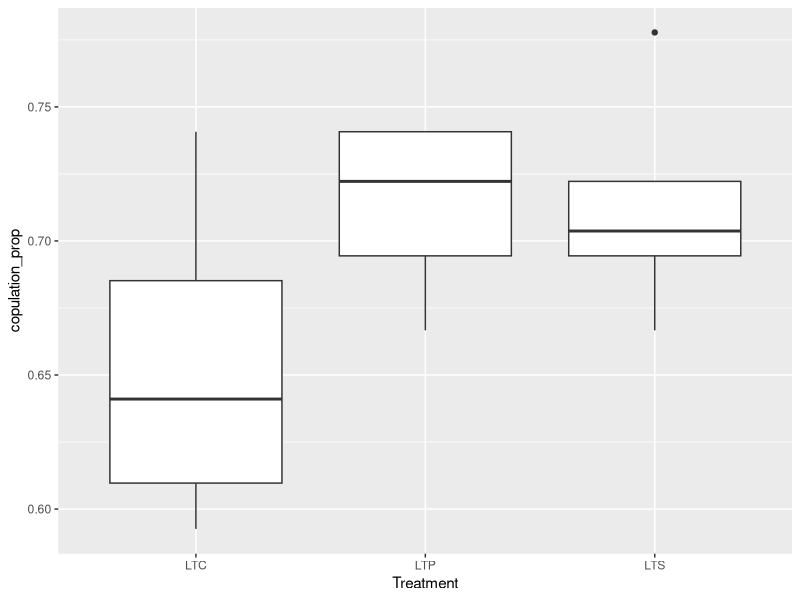
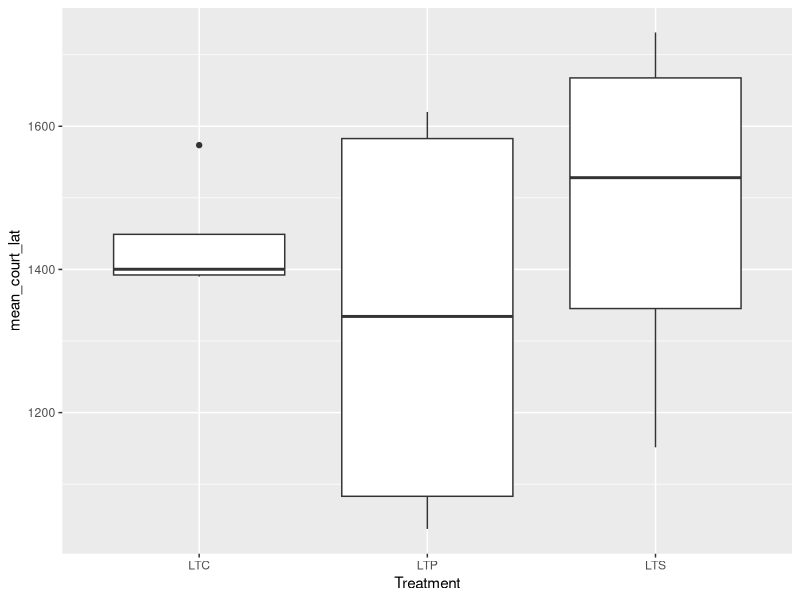
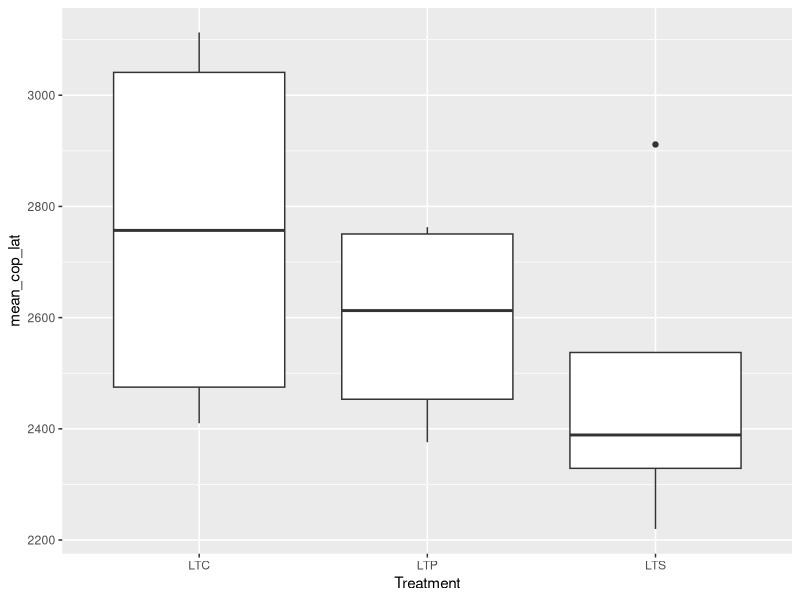
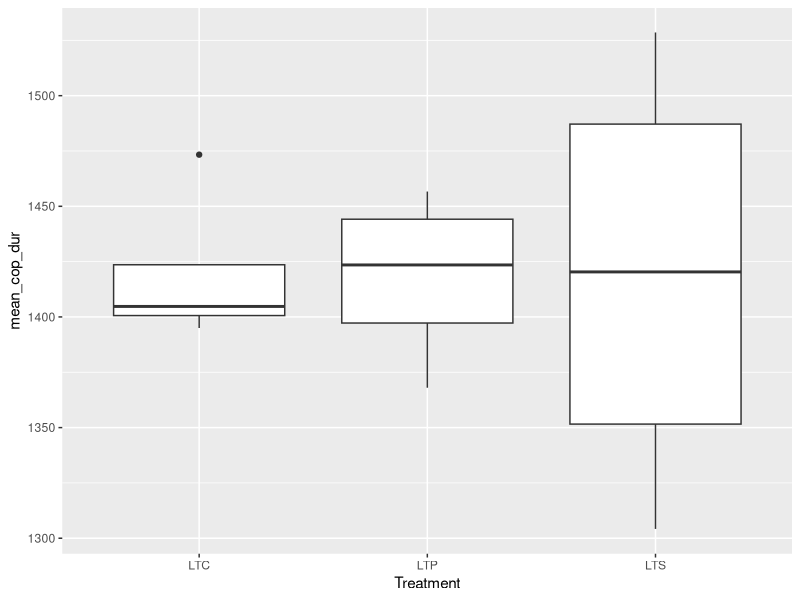
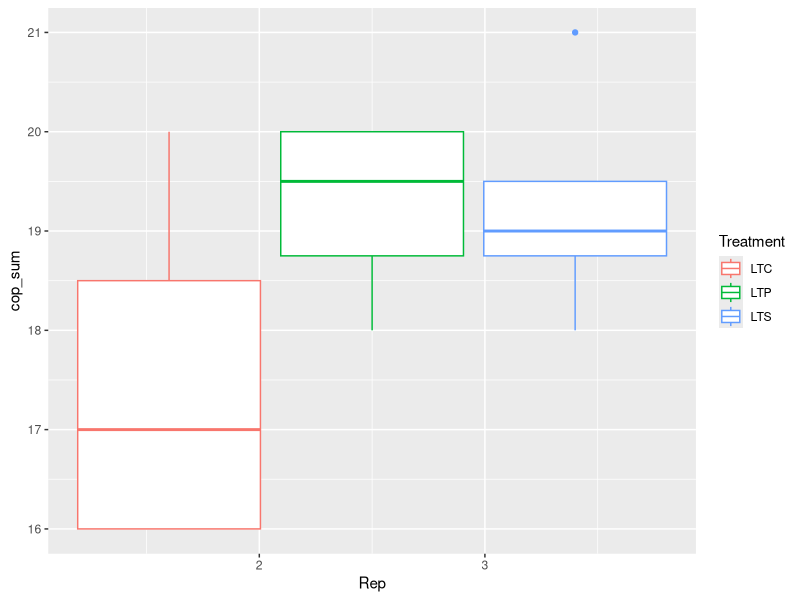
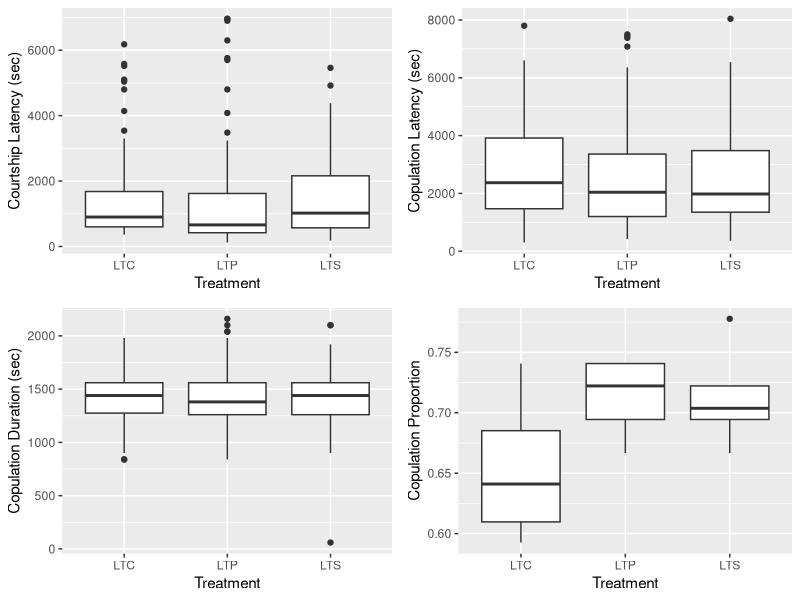
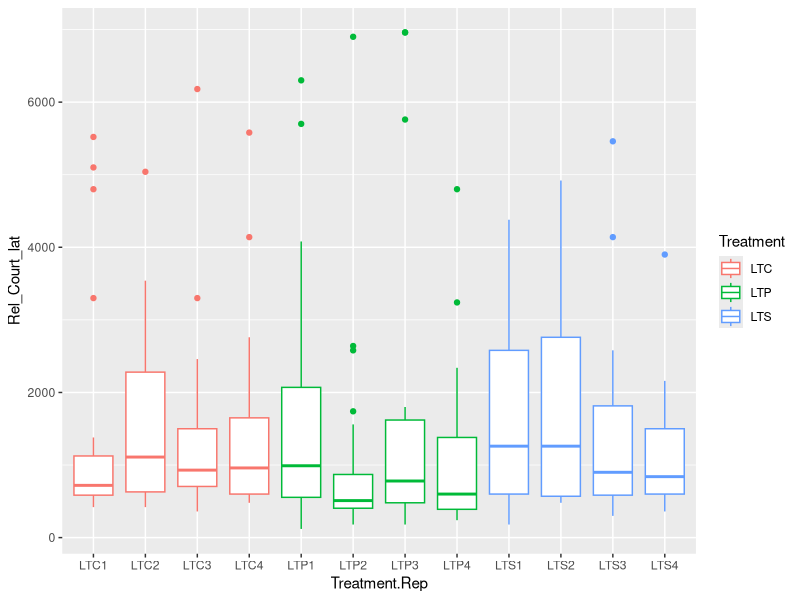
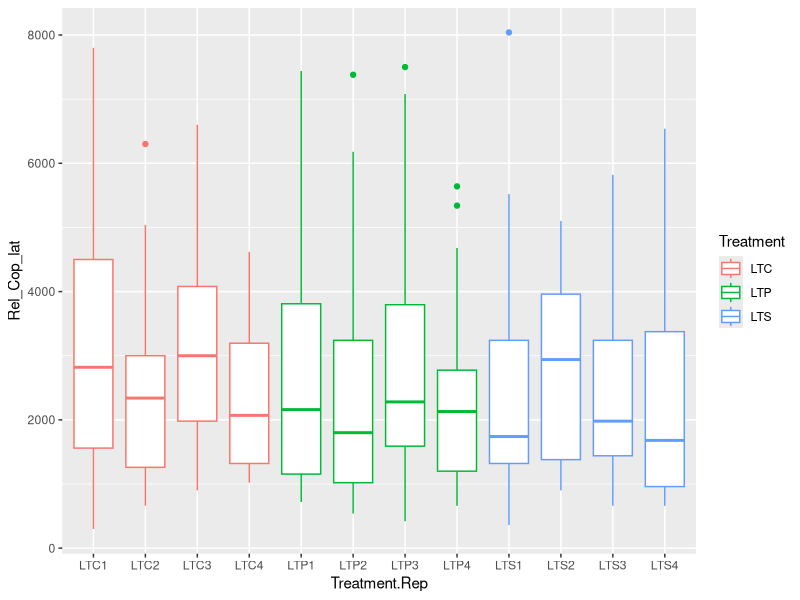

The R source for these figures, in order: (Note: this script raises an error after producing the figures.)
# Data from Abhijna of the long term populations and their courtship and copulation data

library(ggplot2)
library(dplyr)
library(tidyr)
library(lme4)
library(effects)
#library(lme4)
#library(car)


#Multiplots: to join plots together
#From: http://www.cookbook-r.com/Graphs/Multiple_graphs_on_one_page_(ggplot2)/

multiplot <- function(..., plotlist=NULL, file, cols=1, layout=NULL) {
  library(grid)
  
  # Make a list from the ... arguments and plotlist
  plots <- c(list(...), plotlist)
  
  numPlots = length(plots)
  
  # If layout is NULL, then use 'cols' to determine layout
  if (is.null(layout)) {
    # Make the panel
    # ncol: Number of columns of plots
    # nrow: Number of rows needed, calculated from # of cols
    layout <- matrix(seq(1, cols * ceiling(numPlots/cols)),
                     ncol = cols, nrow = ceiling(numPlots/cols))
  }
  
  if (numPlots==1) {
    print(plots[[1]])
    
  } else {
    # Set up the page
    grid.newpage()
    pushViewport(viewport(layout = grid.layout(nrow(layout), ncol(layout))))
    
    # Make each plot, in the correct location
    for (i in 1:numPlots) {
      # Get the i,j matrix positions of the regions that contain this subplot
      matchidx <- as.data.frame(which(layout == i, arr.ind = TRUE))
      
      print(plots[[i]], vp = viewport(layout.pos.row = matchidx$row,
                                      layout.pos.col = matchidx$col))
    }
  }
}
#Change working directory to the Data folder (if from script folder to start)!
#setwd("~/Bioinformatics/Long_Term_Data/Data_LongTermPopulationExperiments_Git/PredationCourtship/data")
AP_evolved_data <- read.csv("AP_EvolvedPopCourtshipCopulation_2014.csv", h=T)
AP_start <- AP_evolved_data

#Start time of agebin 4 not recorded: so removed
AP_evolved_data <- AP_evolved_data[-which(AP_evolved_data$Bin4 == "" & AP_evolved_data$AgeBin =="4"),]
#Make relative start times:
head(AP_evolved_data)
AP_evolved_data$StartTime <- as.difftime(as.character(AP_evolved_data$StartTime), format = "%H:%M", units = "secs")

AP_evolved_data$CourtshipLatency <- as.difftime(as.character(AP_evolved_data$CourtshipLatency), format = "%H:%M", units = "secs")

AP_evolved_data$Bin2 <- as.difftime(as.character(AP_evolved_data$Bin2), format = "%H:%M", units = "secs")

AP_evolved_data$Bin3 <- as.difftime(as.character(AP_evolved_data$Bin3), format = "%H:%M", units = "secs")

AP_evolved_data$Bin4 <- as.difftime(as.character(AP_evolved_data$Bin4), format = "%H:%M", units = "secs")

AP_evolved_data$CopulationLatency <- as.difftime(as.character(AP_evolved_data$CopulationLatency), format = "%H:%M", units = "secs")

AP_evolved_data$CopulationDuration <- as.difftime(as.character(AP_evolved_data$CopulationDuration), format = "%H:%M", units = "secs")

head(AP_evolved_data)
#Needs to be based on the age bin start time!
AP_evolved_data$CourtshipLatency <- with(AP_evolved_data, CourtshipLatency - StartTime)

AP_evolved_data$CopulationLatency <- with(AP_evolved_data, CopulationLatency - StartTime)

#Wrong: should be from time of copulation latency!
AP_evolved_data$CopulationDuration <- with(AP_evolved_data, CopulationDuration - StartTime)

AP_evolved_data$Bin2 <- with(AP_evolved_data, Bin2 - StartTime)
AP_evolved_data$Bin3 <- with(AP_evolved_data, Bin3 - StartTime)
AP_evolved_data$Bin4 <- with(AP_evolved_data, Bin4 - StartTime)
AP_evolved_data$Bin1 <- with(AP_evolved_data, StartTime - StartTime)
head(AP_evolved_data)

#Relative start times for each thing

#AP_evolved_data$Bin1 <- AP_evolved_data$StartTime

AP_evolved_data <- within(AP_evolved_data, { 
  Rel_Court_lat = ifelse (AgeBin == 1, CourtshipLatency-Bin1, ifelse(AgeBin == 2, CourtshipLatency-Bin2, ifelse(AgeBin == 3, CourtshipLatency-Bin3, ifelse(AgeBin == 4, CourtshipLatency-Bin4, 0))))})


AP_evolved_data <- within(AP_evolved_data, { 
  Rel_Cop_lat = ifelse (AgeBin == 1, CopulationLatency-Bin1, ifelse(AgeBin == 2, CopulationLatency-Bin2, ifelse(AgeBin == 3, CopulationLatency-Bin3, ifelse(AgeBin == 4, CopulationLatency-Bin4, 0))))})

#Wrong: should be after copulation latency!
#AP_evolved_data <- within(AP_evolved_data, { 
#  Rel_Cop_dur = ifelse (AgeBin == 1, CopulationDuration-Bin1, ifelse(AgeBin == 2, CopulationDuration-Bin2, ifelse(AgeBin == 3, CopulationDuration-Bin3, ifelse(AgeBin == 4, CopulationDuration-Bin4, 0))))})
AP_evolved_data$Rel_Cop_dur <- AP_evolved_data$CopulationDuration - AP_evolved_data$CopulationLatency 

head(AP_evolved_data)
#New Data frame with only important data:
AP_Data <- subset(AP_evolved_data, select = c(Treatment, Rep, Rel_Court_lat, Rel_Cop_lat, Rel_Cop_dur, Copulation, Temperature, Humidity, Date, AgeBin))

#AP_court_lat <- subset(AP_Data, select = c(Treatment, Rep, Rel_Court_lat))
#AP_cop_dur <- subset(AP_Data, select = c(Treatment, Rep, Rel_Cop_dur))
#AP_cop_lat <- subset(AP_Data, select = c(Treatment, Rep, Rel_Cop_lat))


#AP_evolved_data <- AP_evolved_data[-which(AP_evolved_data$Bin4 == "" & AP_evolved_data$AgeBin =="4"),]

#AP_court_lat <- AP_court_lat[-which(AP_court_lat$Rel_Court_lat == ""),]
#AP_cop_lat <- AP_cop_lat[-which(AP_cop_lat$Rel_Cop_lat ==""),]
#AP_cop_dur <- AP_cop_dur[-which(AP_cop_dur$Rel_Cop_dur ==""),]

AP_groups <-AP_Data %>%
  group_by(Treatment, Rep) %>%
  summarise(copulation_prop=sum(Copulation/(n())), mean_court_lat= mean(Rel_Court_lat, na.rm = TRUE), mean_cop_lat = mean(Rel_Cop_lat, na.rm=TRUE), mean_cop_dur = mean(Rel_Cop_dur, na.rm=TRUE), cop_sum=sum(Copulation))

p1 <- ggplot(AP_groups, aes(x = Treatment, y = copulation_prop))
p2 <- ggplot(AP_groups, aes(x=Treatment, y = mean_court_lat))
p3 <- ggplot(AP_groups, aes(x=Treatment, y = mean_cop_lat))
p4 <- ggplot(AP_groups, aes(x=Treatment, y = mean_cop_dur))
p5 <- ggplot(AP_groups, aes(x=Rep, y=cop_sum, colour=Treatment))

#p1+geom_point()
p1+geom_boxplot()

#p2+geom_point()
p2+geom_boxplot()

#p3+geom_point()
p3+geom_boxplot()

#p4+geom_point()
p4+geom_boxplot()

#p5+geom_point()
p5+geom_boxplot()


#head(AP_Data)

AP_Data$Rep <- as.factor(AP_Data$Rep)

p6 <- ggplot(AP_Data, aes(x = Treatment, y = Rel_Court_lat))
p7 <- ggplot(AP_Data, aes(x=Treatment, y = Rel_Cop_lat))
p8 <- ggplot(AP_Data, aes(x=Treatment, y = Rel_Cop_dur))
p9 <- ggplot(AP_Data, aes(x=Treatment, y = Copulation), ylab("Copulation"))

#Units are millisecond (1sec = 1000 milliseconds ((something not right)))
aaa <- p6+geom_boxplot() +
  ylab("Courtship Latency (sec)")
bbb <- p7+geom_boxplot() +
  ylab("Copulation Latency (sec)")
ccc <- p8+geom_boxplot() +
  ylab("Copulation Duration (sec)")
ddd <- p1+geom_boxplot() +
  ylab("Copulation Proportion")

multiplot(aaa,ccc,bbb, ddd, cols=2)

AP_Data$Treatment.Rep <- with(AP_Data, paste0(Treatment, Rep))
AP_groups$Treatment.Rep <- with(AP_groups, paste0(Treatment, Rep))
p10 <- ggplot(AP_Data, aes(x = Treatment.Rep, y = Rel_Court_lat, colour = Treatment))
p11 <- ggplot(AP_Data, aes(x=Treatment.Rep, y = Rel_Cop_lat, colour=Treatment))
p12<- ggplot(AP_Data, aes(x=Treatment.Rep, y = Rel_Cop_dur, colour = Treatment))

p10+geom_boxplot()
p11+geom_boxplot()
p12+geom_boxplot()

head(AP_Data)

#Models
AP_Data$Rep <- as.numeric(AP_Data$Rep)
mod_court <- lmer(Rel_Court_lat ~ 1 + Treatment + Rep + Temperature + Humidity + (1|Date), data = AP_Data)
summary(mod_court)
car::Anova(mod_court)
plot(allEffects(mod_court))

mod_court_plot <- lmer(Rel_Court_lat ~ 1 + Treatment + (1|Date), data = AP_Data)
plot(allEffects(mod_court_plot))
mod_copl_plot <- lmer(Rel_Cop_lat ~ 1 + Treatment + (1|Date), data = AP_Data)
plot(allEffects(mod_copl_plot))
AP_Data$Rel_Cop_dur <- as.numeric(AP_Data$Rel_Cop_dur)
mod_copd_plot <- lmer(Rel_Cop_dur ~ 1 + Treatment + (1|Date), data = AP_Data)
plot(allEffects(mod_copd_plot))
mod_cop_count <- lmer(Copulation ~ 1+ Treatment + (1|Date), data=AP_Data)
head(AP_Data)

plot(effect("Treatment", mod_court_plot), main = "Relative Courtship Latency", ylab = "Courtship Latency (sec)", xlab = "Treatment",style="stacked",rug=F, key.args=list(space="right"), row = 1,col = 1,nrow = 2,ncol = 2, more=TRUE)
plot(effect("Treatment", mod_copl_plot), main = "Relative Copulation Latency", ylab = "Copulation Latency (sec)", xlab = "Treatment",style="stacked",rug=F, key.args=list(space="right"), row = 1,col = 2,nrow = 2,ncol = 2, more=TRUE)
plot(effect("Treatment", mod_copd_plot), main = "Relative Copulation Duration", ylab = "Copulation Duration (sec)", xlab = "Treatment",style="stacked",rug=F, key.args=list(space="right"), row = 2,col = 1,nrow = 2,ncol = 2, more=TRUE)
plot(effect("Treatment", mod_cop_count), main = "Copulation", ylab = "Copulation ", xlab = "Treatment",style="stacked",rug=F, key.args=list(space="right"), row = 2,col = 2,nrow = 2,ncol = 2)


#Works: add in all effects to correct models!


plot(effect("Treatment", mod_court_plot), main = "Courtship Latency", ylab = "Courtship Latency (sec)", xlab = "Treatment",style="stacked",rug=F, key.args=list(space="right"), row = 1,col = 1,nrow = 1,ncol = 2, more=TRUE)
plot(effect("Treatment", mod_copl_plot), main = "Copulation Latency", ylab = "Copulation Latency (sec)", xlab = "Treatment",style="stacked",rug=F, key.args=list(space="right"), row = 1,col = 2,nrow = 1,ncol = 2)

plot(effect("Treatment", mod_copd_plot), main =  "Copulation Duration", ylab = "Copulation Duration (sec)", xlab = "Treatment",style="stacked",rug=F, key.args=list(space="right"), row = 1,col = 1,nrow = 1,ncol = 2, more=TRUE)
plot(effect("Treatment", mod_cop_count), main = "Copulation Proportion", ylab = "Copulation ", xlab = "Treatment",style="stacked",rug=F, key.args=list(space="right"), row = 1,col = 2,nrow = 1,ncol = 2)



copprop <- effect("Treatment", mod_cop_count)
copprop <- as.data.frame(copprop)
copprop

copDur <- effect("Treatment", mod_copd_plot)
copDur <- as.data.frame(copDur)
copDur$Behaviour <- "Copulation Duration"

CourLat <- effect("Treatment", mod_court_plot)
CourLat <- as.data.frame(CourLat)
CourLat$Behaviour <- "Courtship Latency"

copLat <- effect("Treatment", mod_copl_plot)
copLat <- as.data.frame(copLat)
copLat$Behaviour <- "Copulation Latency"

Times <- rbind(copDur, CourLat, copLat)
head(Times)


gg1 <- ggplot(Times, aes(x=Behaviour, y=fit, fill=Treatment))
gg1 + geom_bar(stat="identity", position = position_dodge()) +
  geom_errorbar(aes(ymin = lower, ymax = upper), position = position_dodge(.9), size = 1.2, width = 0.2) + ylab("Times (seconds)")

gg2 <- ggplot(copprop, aes(x=Treatment, y=fit))
gg2 + geom_bar(stat="identity", position = position_dodge()) +
  geom_errorbar(aes(ymin = lower, ymax = upper), position = position_dodge(.9), size = 1.2, width = 0.2) + ylab("Proportion")
